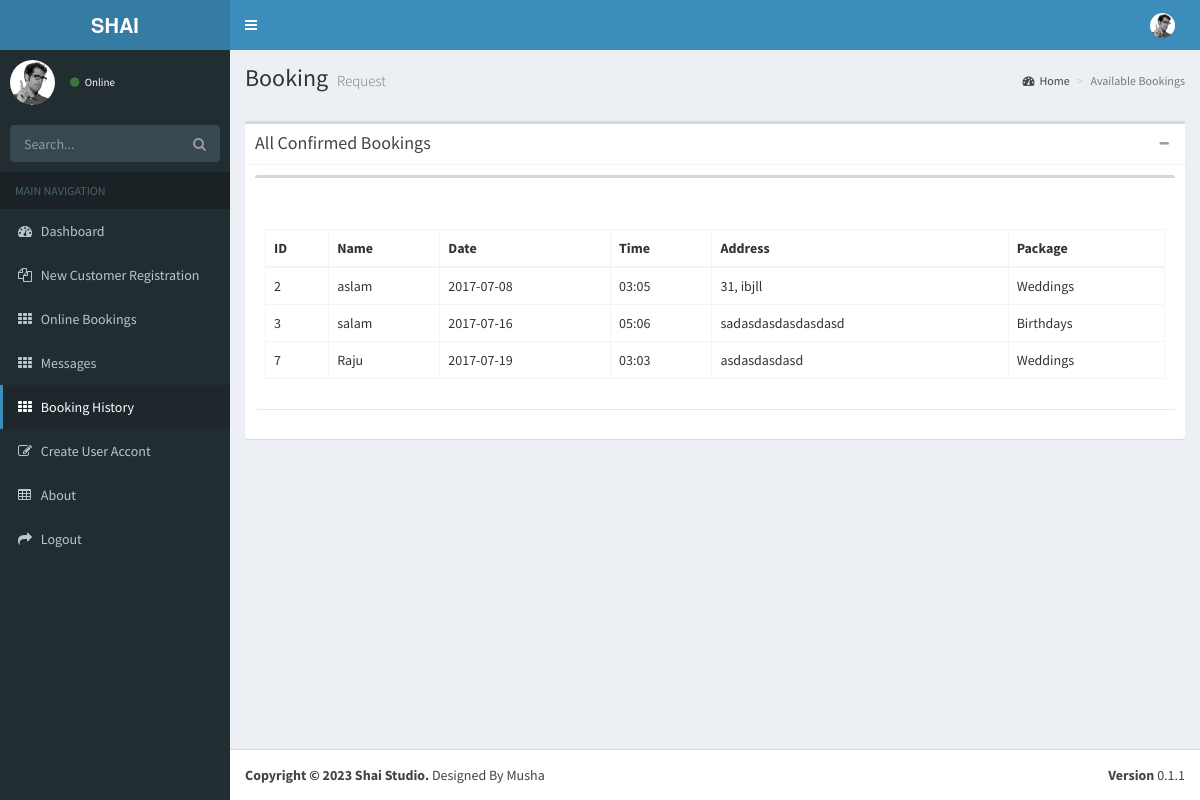
Page /Admin/Bookingreq.php (signed in) on the committed database.
### tables this page shows
CREATE TABLE `confirmbooking` (
  `ID` int(11) NOT NULL,
  `Name` varchar(50) NOT NULL,
  `address` varchar(50) NOT NULL,
  `date` date NOT NULL,
  `Package` varchar(50) NOT NULL,
  `time` varchar(50) NOT NULL
);

### Admin/Bookingreq.php (the view, shortened to what this page needs)
<?php include('session.php');
?>
<!DOCTYPE html>
<html>
<head>
    <link rel="stylesheet" href="bootstrap/css/bootstrap.min.css">
    <link rel="stylesheet" href="https://cdnjs.cloudflare.com/ajax/libs/font-awesome/4.5.0/css/font-awesome.min.css">
    <link rel="stylesheet" href="https://cdnjs.cloudflare.com/ajax/libs/ionicons/2.0.1/css/ionicons.min.css">
    <link rel="stylesheet" href="dist/css/AdminLTE.min.css">
    <link rel="stylesheet" href="dist/css/skins/_all-skins.min.css">
    <link rel="stylesheet" href="plugins/iCheck/flat/blue.css">
</head>
<body class="hold-transition skin-blue sidebar-mini">
    <div class="wrapper">
        <header class="main-header">
            <a href="Dashboard.php" class="logo">
                <span class="logo-lg"><b>SHAI STUDIO</b>Production</span>
            </a>
            <nav class="navbar navbar-static-top">
                <a href="#" class="sidebar-toggle" data-toggle="offcanvas" role="button">
                </a>
                <div class="navbar-custom-menu">
                    <ul class="nav navbar-nav">
                        <li class="dropdown user user-menu">
                            <a href="#" class="dropdown-toggle" data-toggle="dropdown">
                                <img src="dist/img/user2-160x160.jpg" class="user-image" alt="User Image">
                            </a>
                        </li>
                    </ul>
                </div>
            </nav>
        </header>
        <aside class="main-sidebar">
            <section class="sidebar">
                <div class="user-panel">
                    <div class="pull-left image">
                        <img src="dist/img/user2-160x160.jpg" class="img-circle" alt="User Image">
                    </div>
                    <div class="pull-left info">
                        <a href="#"><i class="fa fa-circle text-success"></i> Online</a>
                    </div>
                </div>
                <form action="#" method="get" class="sidebar-form">
                    <div class="input-group">
                        <input type="text" name="q" class="form-control" placeholder="Search...">
                        <span class="input-group-btn">
                            <button type="submit" name="search" id="search-btn" class="btn btn-flat"><i
                                    class="fa fa-search"></i>
                            </button>
                        </span>
                    </div>
                </form>
                <ul class="sidebar-menu">
                    <li class="header">MAIN NAVIGATION</li>
                    <li class="treeview">
                        <a href="Dashboard.php">
                            <i class="fa fa-dashboard"></i> <span>Dashboard</span>
                        </a>
                    </li>
                    <li class="treeview">
                        <a href="Customer.php">
                            <i class="fa fa-files-o"></i>
                            <span>New Customer Registration</span>
                        </a>
                    </li>
                    <li class="treeview">
                        <a href="onlinebooking.php">
                            <i class="fa fa-th"></i> <span>Online Bookings</span>
                        </a>
                    </li>
                    <li class="treeview">
                        <a href="Messages.php">
                            <i class="fa fa-th"></i> <span>Messages</span>
                        </a>
                    </li>
                    <li class="active treeview">
                        <a href="Bookingreq.php">
                            <i class="fa fa-th"></i> <span>Booking History</span>
                        </a>
                    </li>
                    <li class="treeview">
                        <a href="UserAccont.php">
                            <i class="fa fa-edit"></i> <span>Create User Accont</span>
                        </a>
                    </li>
                    <li class="treeview">
                        <a href="About.php">
                            <i class="fa fa-table"></i> <span>About</span>
                        </a>
                    </li>
                    <li class="treeview">
                        <a href="Logout.php" onclick="return confirm('Are you sure! you want to Signout?')">
                            <i class="fa fa-share"></i> <span>Logout</span>
                        </a>
                    </li>
                </ul>
            </section>
        </aside>
        <div class="content-wrapper">
            <section class="content-header">
                <h1>
                    Booking
                    <small>Request</small>
                </h1>
                <ol class="breadcrumb">
                    <li><a href="Dashboard.php"><i class="fa fa-dashboard"></i>Home</a></li>
                    <li class="active">Available Bookings</li>
                </ol>
            </section>
            <section class="content-header">
            </section>
            <section class="content-header">
                <div class="row">
                    <div class="col-md-12">
                        <div class="box">
                            <div class="box-header with-border">
                                <h3 class="box-title">All Confirmed Bookings</h3>
                                <div class="box-tools pull-right">
                                    <button type="button" class="btn btn-box-tool" data-widget="collapse"><i
                                            class="fa fa-minus"></i>
                                    </button>
                                </div>
                            </div>
                            <div class="box-body" style="display: block;">
                                <div class="row">
                                    <div class="col-xs-12">
                                        <div class="box">
                                            <div class="box-header">
                                            </div>
                                            <div class="box-body">
                                                <div id="example2_wrapper"
                                                    class="dataTables_wrapper form-inline dt-bootstrap">
                                                    <div class="row">
                                                        <div class="col-sm-6"></div>
                                                        <div class="col-sm-6"></div>
                                                    </div>
                                                    <div class="form-group">
                                                        <div class="col-sm-6"></div>
                                                    </div>
                                                    <div class="row">
                                                        <div class="col-sm-12">
                                                            <table id="example2"
                                                                class="table table-bordered table-hover dataTable"
                                                                role="grid" aria-describedby="example2_info">
                                                                <thead>
                                                                    <tr role="row">
                                                                        <th class="sorting" tabindex="0"
                                                                            aria-controls="example2" rowspan="1"
                                                                            colspan="1"
                                                                            aria-label="Rendering engine: activate to sort column descending"
                                                                            aria-sort="ascending">ID</th>
                                                                        <th class="sorting" tabindex="0"
                                                                            aria-controls="example2" rowspan="1"
                                                                            colspan="1"
                                                                            aria-label="Rendering engine: activate to sort column descending"
                                                                            aria-sort="ascending">Name</th>
                                                                        <th class="sorting" tabindex="0"
                                                                            aria-controls="example2" rowspan="1"
                                                                            colspan="1"
                                                                            aria-label="Browser: activate to sort column ascending">
                                                                            Date</th>
                                                                        <th class="sorting" tabindex="0"
                                                                            aria-controls="example2" rowspan="1"
                                                                            colspan="1"
                                                                            aria-label="Browser: activate to sort column ascending">
                                                                            Time</th>
                                                                        <th class="sorting" tabindex="0"
                                                                            aria-controls="example2" rowspan="1"
                                                                            colspan="1"
                                                                            aria-label="Browser: activate to sort column ascending">
                                                                            Address</th>
                                                                        <th class="sorting" tabindex="0"
                                                                            aria-controls="example2" rowspan="1"
                                                                            colspan="1"
                                                                            aria-label="Browser: activate to sort column ascending">
                                                                            Package</th>
                                                                    </tr>
                                                                </thead>
                                                                <tbody>
                                                                    <?php
				   $sql = "SELECT * FROM confirmbooking";
      $result = mysqli_query($conn,$sql);
      while($row = mysqli_fetch_array($result,MYSQLI_ASSOC))
	 					{
        ?>
                                                                    <tr role="row" class="odd">
                                                                        <td class="sorting_1"><?php echo $row['ID']; ?>
                                                                        </td>
                                                                        <td><?php echo $row['Name']; ?></td>
                                                                        <td><?php echo $row['date']; ?></td>
                                                                        <td><?php echo $row['time']; ?></td>
                                                                        <td><?php echo $row['address']; ?></td>
                                                                        <td><?php echo $row['Package']; ?></td>
                                                                    </tr>
                                                                    <?php
    }
?>
                                                                </tbody>
                                                            </table>
                                                        </div>
                                                    </div>
                                                </div>
                                            </div>
                                        </div>
                                    </div>
                                </div>
                            </div>
                        </div>
                    </div>
                </div>
            </section>
        </div>
        <footer class="main-footer">
            <div class="pull-right hidden-xs">
                <b>Version</b> 0.1.1
            </div>
            <strong>Copyright &copy; 2023 Shai Studio.</strong> Designed By Musha
        </footer>
    </div>
</body>
</html>

### rows in the picture
confirmbooking: ID "2", Name "aslam", date "2017-07-08", time "03:05", address "31, ibjll", Package "Weddings"
confirmbooking: ID "3", Name "salam", date "2017-07-16", time "05:06", address "sadasdasdasdasdasd", Package "Birthdays"
confirmbooking: ID "7", Name "Raju", date "2017-07-19", time "03:03", address "asdasdasdasd", Package "Weddings"
